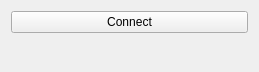
<?xml version="1.0" encoding="UTF-8"?>
<ui version="4.0">
 <class>CustomRcUnitGui</class>
 <widget class="QWidget" name="CustomRcUnitGui">
  <property name="geometry">
   <rect>
    <x>0</x>
    <y>0</y>
    <width>259</width>
    <height>72</height>
   </rect>
  </property>
  <property name="windowTitle">
   <string>Form</string>
  </property>
  <layout class="QVBoxLayout" name="verticalLayout">
   <item>
    <widget class="QPushButton" name="connectButton">
     <property name="text">
      <string>Connect</string>
     </property>
     <property name="checkable">
      <bool>true</bool>
     </property>
    </widget>
   </item>
   <item>
    <spacer name="verticalSpacer">
     <property name="orientation">
      <enum>Qt::Vertical</enum>
     </property>
     <property name="sizeHint" stdset="0">
      <size>
       <width>20</width>
       <height>40</height>
      </size>
     </property>
    </spacer>
   </item>
  </layout>
 </widget>
 <resources/>
 <connections/>
</ui>
